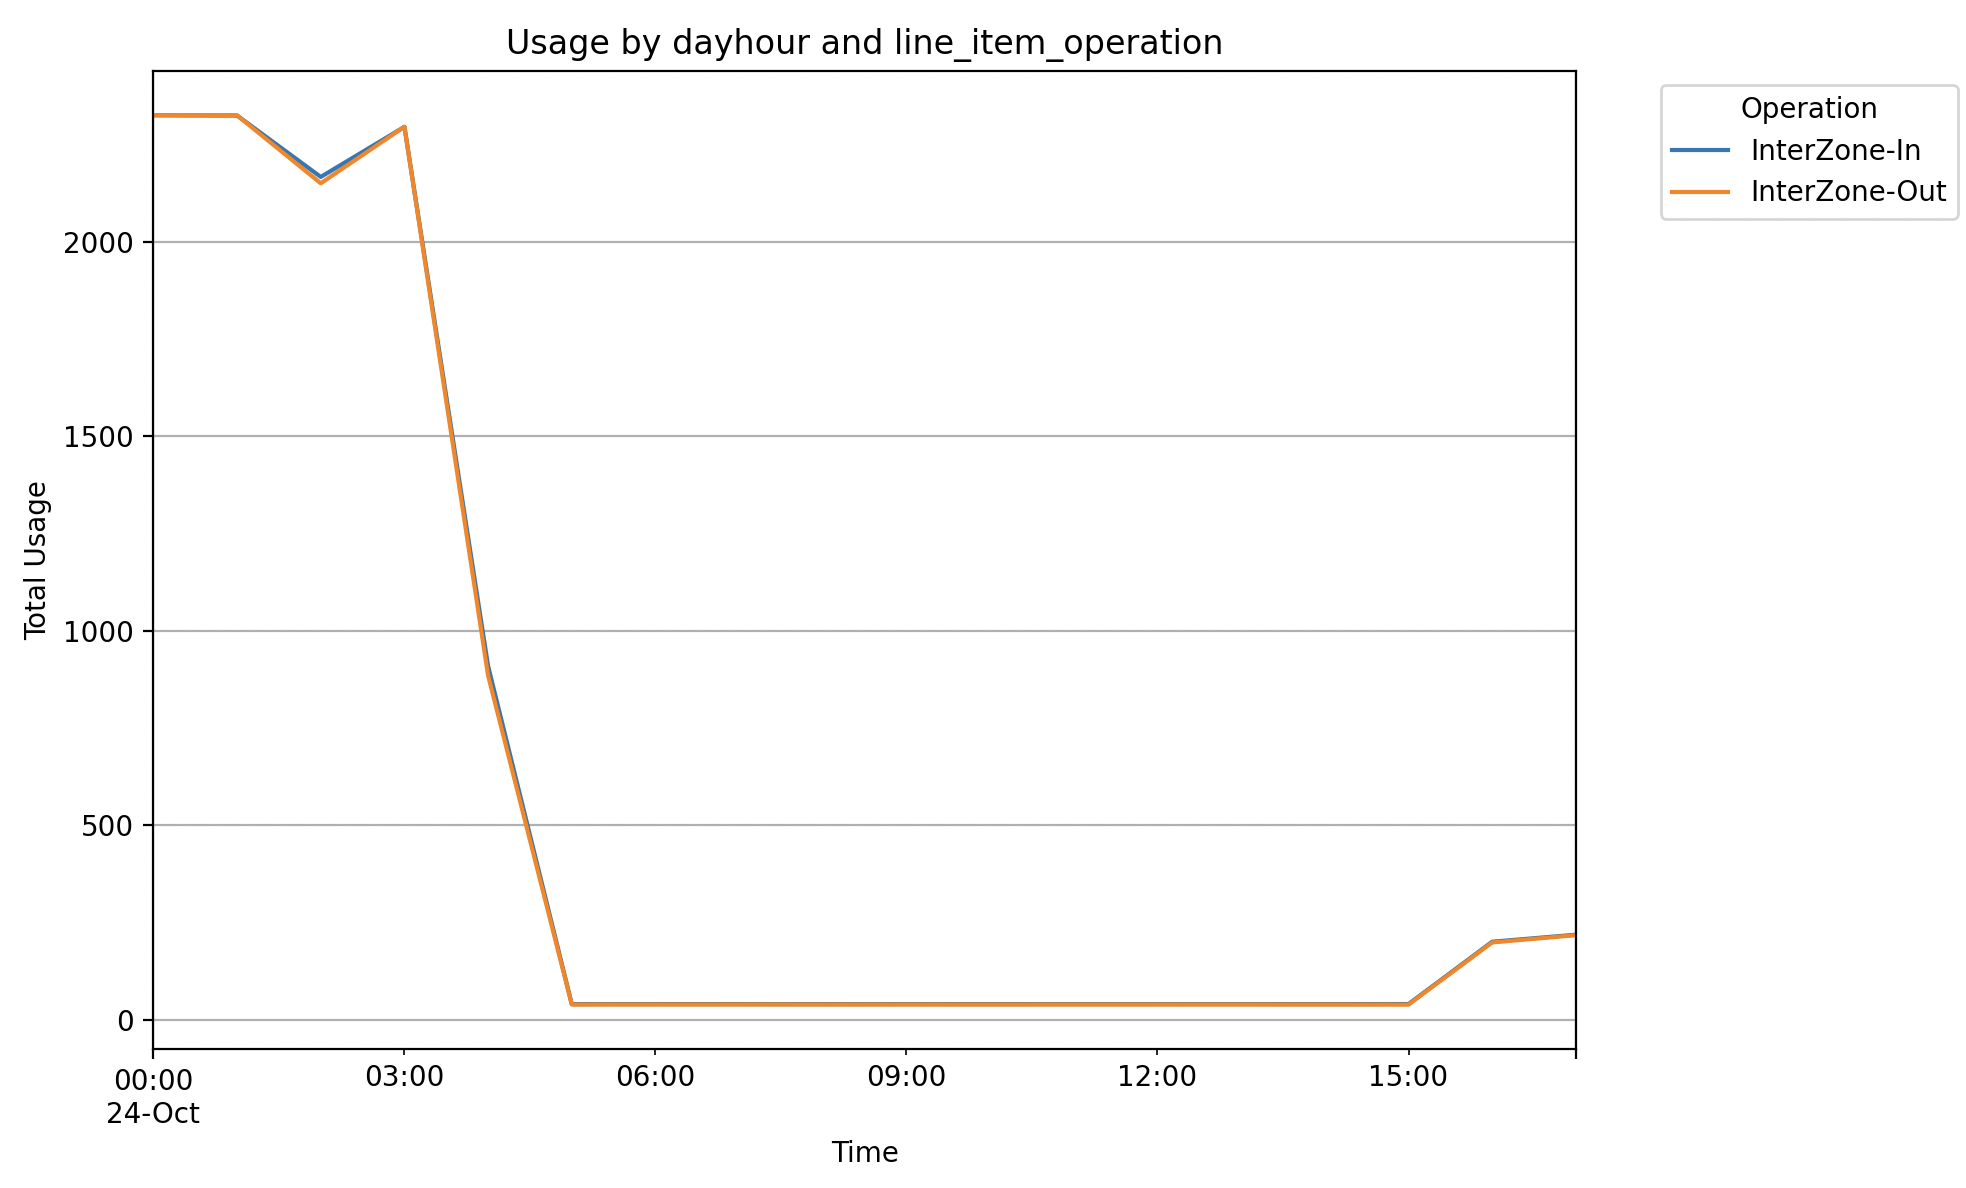

Recreate this plot in Python.
import pandas as pd
import matplotlib.pyplot as plt
#sample data
#"dayhour","operation","instance_id","usage"
#"2024-10-24 17:00:00","InterZone-In","i-03f59dfc731715c47","0.001056687"
file_path = './cur-dto-ipv6-ipv4-usage-sample.csv'
data = pd.read_csv(file_path)

data['dayhour'] = pd.to_datetime(data['dayhour'])

grouped_usage = data.groupby(['dayhour', 'operation'])['usage'].sum().unstack()

plt.figure(figsize=(10, 6))
grouped_usage.plot(ax=plt.gca())
plt.title("Usage by dayhour and line_item_operation")
plt.xlabel("Time")
plt.ylabel("Total Usage")
plt.legend(title="Operation", bbox_to_anchor=(1.05, 1), loc='upper left')
plt.grid(True)
plt.tight_layout()
plt.show()
